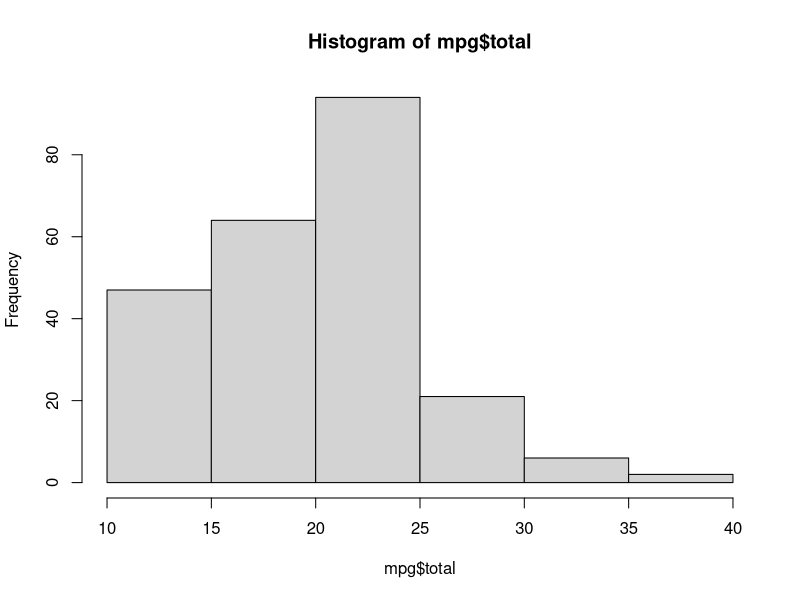
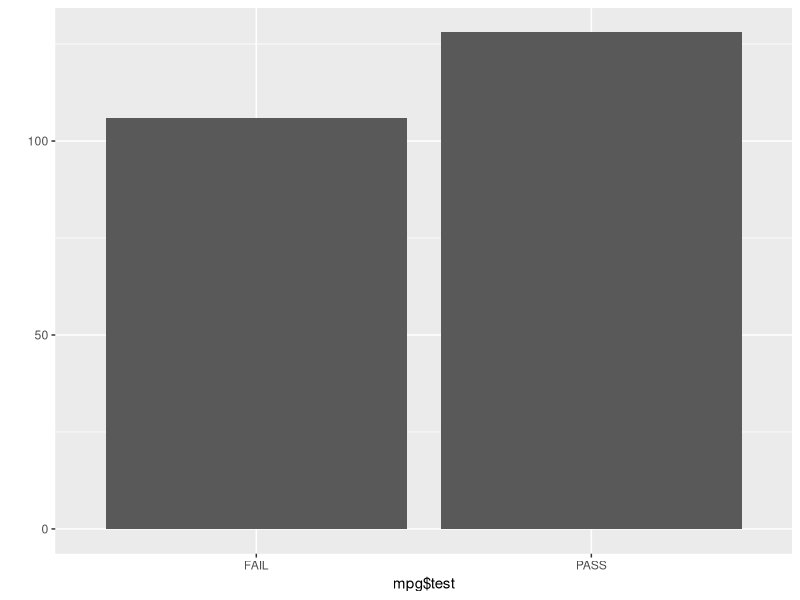
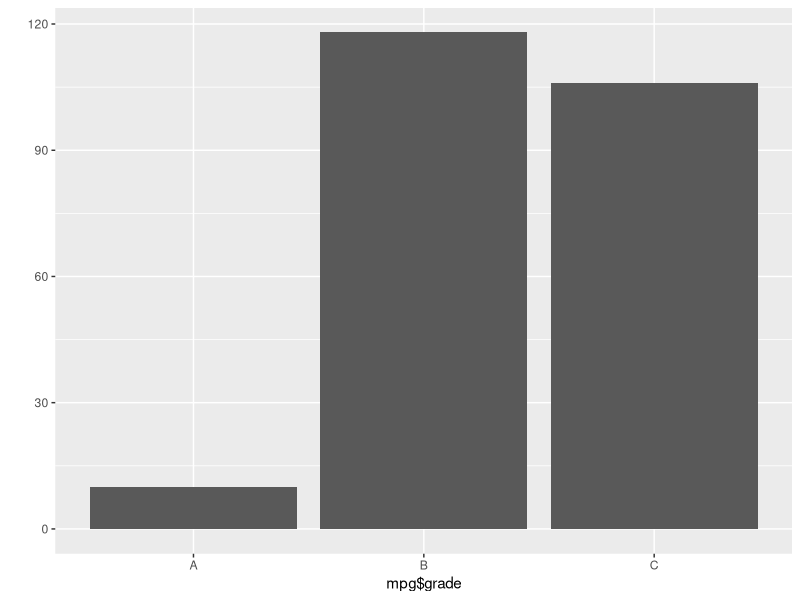

Recreate these plots in R, in order.
library('ggplot2')
str(mpg)
View(mpg)


tf <- data.frame(x=c(1:5),y=c(6:10))

tfc <- tf

colnames(tfc) <- c('Col1','Col2')

#rownames(tfc) <- c('a','b','c','d','e')
#install.packages('dplyr')
library(dplyr)


#colnames는 한번에 다넣어야 함 rename은 각각 임의 값만 변경 가능
tfc <- rename(tf,'XX1'=x,'YY1'=y)

View(mpg)
mpg <- rename(mpg,'city'='cty','highway'='hwy')

mpg$total <-(mpg$city+mpg$highway)/2

hist(mpg$total)

#20이 넘으면 PASS 아니면, FAIL
mpg$test <- ifelse(mpg$total >= 20, 'PASS', 'FAIL')

#특정 컬럼 기준으로 count 뽑기
table(mpg$test)
#count로 뽑은 컬럼을 막대 그래프로
qplot(mpg$test)

class(table(mpg$test))
abc <- as.vector(table(mpg$test))
class(abc)


# total 연비를 3등급으로 나누고자 한다.
# 30이상 A
# 20~29  B
# 20미만 C
# grade라는 컬럼을 만들어 추가 한다.
# grade를 기준으로 그래프를 그린다.

mpg$grade <- ifelse(mpg$total >= 30, 'A', ifelse(mpg$total >= 20, 'B', 'C'))
qplot(mpg$grade)
